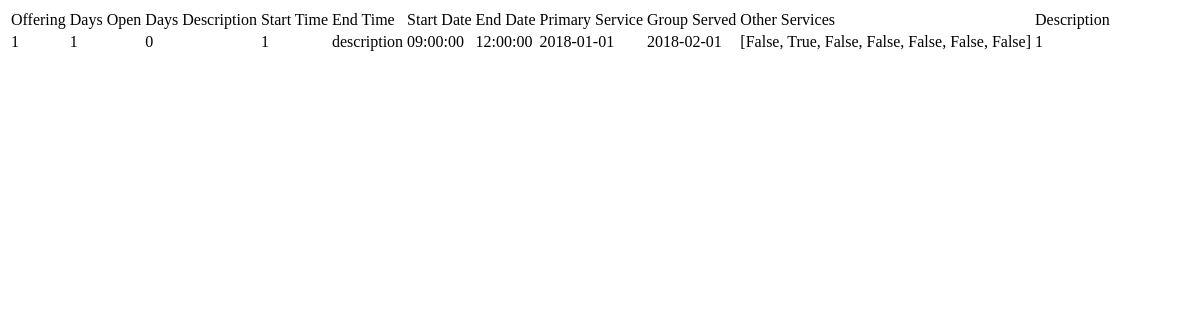
The page / on the database its author committed.
### tables this page shows
CREATE TABLE public_offerings (org_id int, off_id int, service int, other_services int,
 people_group int, description text, start_time int, end_time int, start_date text,
 end_date text, days text);

### admin-panel/app.py (the view)
@app.route('/')
def index():
    org_id = '1'
    offerings = database.find_offerings(('%', '%', '%', '%', '%', '%',
        org_id, 'start_time'))
    html_code = flask.render_template('index.html',
        offerings=offerings)
    return flask.make_response(html_code)

### admin-panel/database.py (called while the page is built)
def query(stmt_str, args):
    try:
        with sqlite3.connect(_DATABASE_URL_, isolation_level=None,
            uri=True) as connection:
            with contextlib.closing(connection.cursor()) as cursor:
                cursor.execute(stmt_str, args)
                table = cursor.fetchall()
                return table
    except Exception as ex:
        print(ex, file=sys.stderr)

def find_offerings(filter):
    stmt_str = 'SELECT * FROM public_offerings '
    stmt_str += 'WHERE service LIKE ? AND '
    stmt_str += 'days LIKE ? AND '
    stmt_str += 'start_time LIKE ? AND '
    stmt_str += 'end_time LIKE ? AND '
    stmt_str += 'people_group LIKE ? AND '
    stmt_str += 'other_services LIKE ? AND '
    stmt_str += 'org_id = ? '
    stmt_str += 'ORDER BY ?'
    table = query(stmt_str, filter)
    offerings = []
    for row in table:
        offerings.append(offmod.Offering(row))
    return offerings

### admin-panel/offering.py (called while the page is built)
    def get_org_id(self):
        return self._org_id

    def get_off_id(self):
        return self._off_id

    def get_service(self):
        return self._service

    def get_other_services(self):
        return self._other_services

    def get_people_group(self):
        return self._people_group

    def get_description(self):
        return self._description

    def get_start_time(self):
        return self._start_time

    def get_end_time(self):
        return self._end_time

    def get_start_date(self):
        return self._start_date

    def get_end_date(self):
        return self._end_date

    def get_days(self):
        return self._days

### admin-panel/templates/index.html (shortened to what this page needs)
<!DOCTYPE html>
<link rel="stylesheet" href="https://cdnjs.cloudflare.com/ajax/libs/font-awesome/4.7.0/css/font-awesome.min.css">
<link rel="stylesheet" href="/static/styles.css">
<html>
<head>
</head>
<body>
    <div>
        <table>
            <tr>
                <td>Offering</td>
                <td>Days Open</td>
                <td>Days Description</td>
                <td>Start Time</td>
                <td>End Time</td>
                <td>Start Date</td>
                <td>End Date</td>
                <td>Primary Service</td>
                <td>Group Served</td>
                <td>Other Services</td>
                <td>Description</td>
            </tr>
            {% for offering in offerings %}
            <tr>
                <td>{{ offering.get_org_id() }}</td>
                <td>{{ offering.get_service() }}</td>
                <td>{{ offering.get_other_services() }}</td>
                <td>{{ offering.get_people_group() }}</td>
                <td>{{ offering.get_description() }}</td>
                <td>{{ offering.get_start_time() }}</td>
                <td>{{ offering.get_end_time() }}</td>
                <td>{{ offering.get_start_date() }}</td>
                <td>{{ offering.get_end_date() }}</td>
                <td>{{ offering.get_days() }}</td>
                <td>{{ offering.get_off_id() }}</td>
            </tr>
            {% endfor %}
        </table>
    </div>
</body>
</html>

### rows shown on the page
public_offerings: get_org_id "1", get_service "1", get_other_services "0", get_people_group "1", get_description "description", get_start_time "09:00:00", get_end_time "12:00:00", get_start_date "2018-01-01", get_end_date "2018-02-01", get_days "[False, True, False, False, False, False, False]", get_off_id "1"
